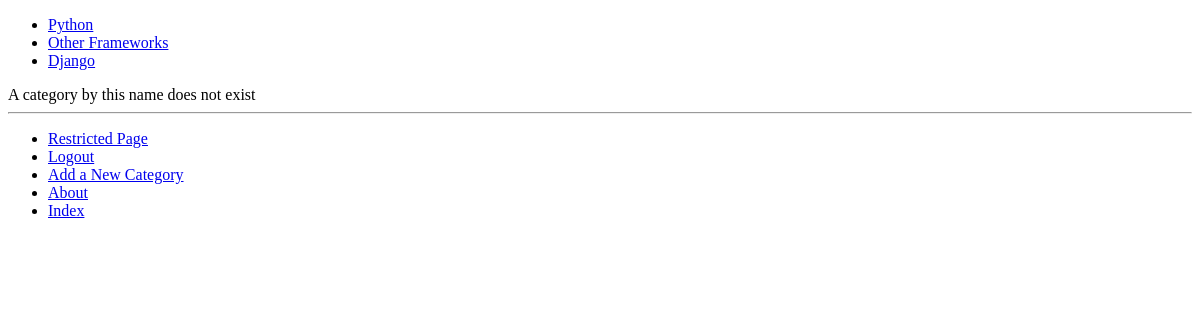
Page /rango/category/python/add_page/ (signed in) on the earlier database version.
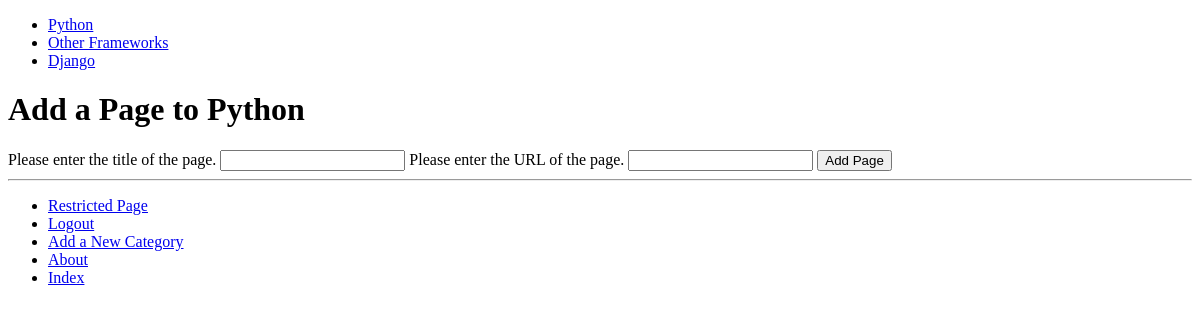
Same page on the later database version.
### rango/models.py (models this page shows, shortened)
class Category(models.Model):
    name = models.CharField(max_length=128, unique=True)
    views = models.IntegerField(default=0)
    likes = models.IntegerField(default=0)
    slug = models.SlugField(unique=True)
    class Meta:
        verbose_name_plural = 'categories'

### rango/views.py (the view, shortened to what this page needs)
# urls.py: url(r'^category/(?P<category_name_slug>[\w\-]+)/add_page/$', views.add_page, name='add_page'),
@login_required
def add_page(request, category_name_slug):
    print(category_name_slug)
    try:
        category = Category.objects.get(slug=category_name_slug)
    except Category.DoesNotExist:
        category = None
    form = PageForm()
    context_dict = {'form':form, 'category': category}
    return render(request, 'rango/add_page.html', context_dict)

### rango/forms.py (shortened to what this page needs)
class PageForm(forms.ModelForm):
    title = forms.CharField(max_length=128,
                            help_text="Please enter the title of the page.")
    url = forms.URLField(max_length=200,
                         help_text="Please enter the URL of the page.")
    views = forms.IntegerField(widget=forms.HiddenInput(), initial=0)
    class Meta:
        model = Page
        exclude = ('category',)

### rango/templatetags/rango_template_tags.py (called while the page is built)
@register.inclusion_tag('rango/cats.html')
def get_category_list():
    return {'cats': Category.objects.all()}

### templates/rango/add_page.html (shortened to what this page needs)
{% extends 'rango/base.html' %}
{% load staticfiles %}
{% block body_block %}
    {% if category %}
        <h1>Add a Page to {{category.name}}</h1>
        <form id="page_form" method="post" action="/rango/category/{{ category.slug }}/add_page/">
            {% for field in form.visible_fields %}
                {{ field.help_text }}
                {{ field }}
            {% endfor %}
            <input type="submit" name="submit" value="Add Page" />
        </form>
    {% else %}
        A category by this name does not exist
    {% endif%}
{% endblock %}

### templates/rango/cats.html
 <ul>
    {%if cats%}
        {% for c in cats %}
            {% if c == act_cat %}
                <li>
                    <strong>
                        <a href="{% url 'show_category' c.slug %}">{{ c.name }}</a>
                    </strong>
                </li>
            {% else %}
                <li>
                    <a href="{% url 'show_category' c.slug %}">{{ c.name }}</a>
                </li>
            {% endif %}
        {% endfor %}
    {%else%}
        <li><strong>There are no categories present.</strong></li>
    {% endif %}
</ul>

Differences in the rows shown:
changed Category "Python": name (not shown) → "Python"; slug empty → "python" (drawn)
Other differences:
form field submit: (not shown) → "Add Page"
text no longer shown: "A category by this name does not exist"
text now shown: "Add a Page to"
new list line: "Please enter the title of the page. "
new list line: "Please enter the URL of the page. "
